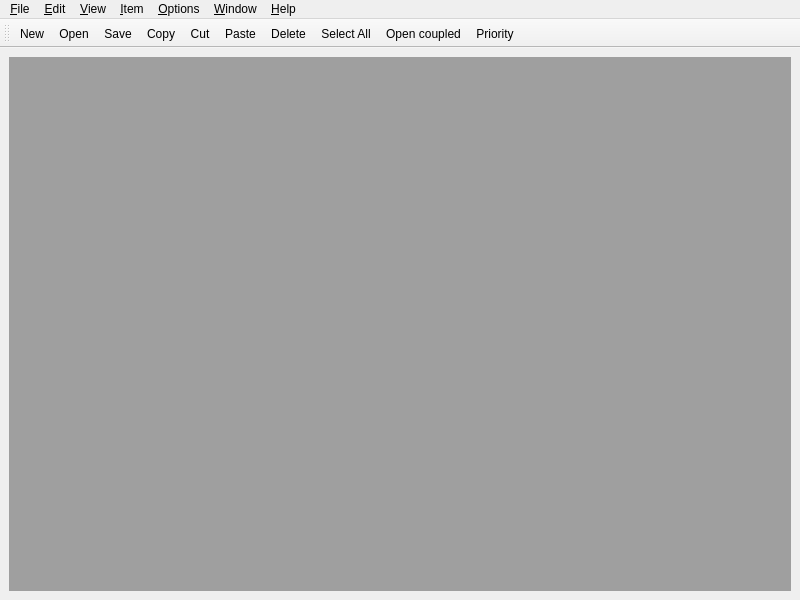
<?xml version="1.0" encoding="UTF-8"?>
<ui version="4.0">
 <class>PowerGui_class</class>
 <widget class="QMainWindow" name="PowerGui_class">
  <property name="geometry">
   <rect>
    <x>0</x>
    <y>0</y>
    <width>800</width>
    <height>600</height>
   </rect>
  </property>
  <property name="windowTitle">
   <string>PowerDEVS</string>
  </property>
  <property name="windowIcon">
   <iconset resource="../pdme.qrc">
    <normaloff>:/images/power.png</normaloff>:/images/power.png</iconset>
  </property>
  <property name="toolButtonStyle">
   <enum>Qt::ToolButtonTextBesideIcon</enum>
  </property>
  <property name="unifiedTitleAndToolBarOnMac">
   <bool>true</bool>
  </property>
  <widget class="QWidget" name="centralwidget">
   <layout class="QHBoxLayout" name="horizontalLayout">
    <item>
     <widget class="QMdiArea" name="mdiArea"/>
    </item>
   </layout>
  </widget>
  <widget class="QMenuBar" name="menubar">
   <property name="geometry">
    <rect>
     <x>0</x>
     <y>0</y>
     <width>800</width>
     <height>23</height>
    </rect>
   </property>
   <widget class="QMenu" name="menuEdit">
    <property name="title">
     <string>&amp;Edit</string>
    </property>
    <addaction name="actionCopy"/>
    <addaction name="actionCut"/>
    <addaction name="actionPaste"/>
    <addaction name="actionSelect_All"/>
    <addaction name="separator"/>
    <addaction name="actionEdit"/>
    <addaction name="actionOpen_2"/>
    <addaction name="actionPriority"/>
    <addaction name="separator"/>
    <addaction name="actionModel"/>
    <addaction name="actionAddanotation"/>
    <addaction name="separator"/>
    <addaction name="actionConverttoCoupled"/>
   </widget>
   <widget class="QMenu" name="menuHelp">
    <property name="title">
     <string>&amp;Help</string>
    </property>
    <addaction name="actionUserGuide"/>
    <addaction name="actionAbout"/>
   </widget>
   <widget class="QMenu" name="menuWindow">
    <property name="title">
     <string>&amp;Window</string>
    </property>
    <addaction name="actionClose"/>
    <addaction name="actionClose_All"/>
    <addaction name="separator"/>
    <addaction name="actionTile"/>
    <addaction name="actionCascade"/>
    <addaction name="separator"/>
    <addaction name="actionPrevious"/>
    <addaction name="actionNext"/>
   </widget>
   <widget class="QMenu" name="menuItem">
    <property name="title">
     <string>&amp;Item</string>
    </property>
    <addaction name="actionDelete"/>
    <addaction name="actionRotate"/>
   </widget>
   <widget class="QMenu" name="menuFile">
    <property name="title">
     <string>&amp;File</string>
    </property>
    <addaction name="actionNew"/>
    <addaction name="actionOpen"/>
    <addaction name="separator"/>
    <addaction name="actionSave"/>
    <addaction name="actionSave_as"/>
    <addaction name="separator"/>
    <addaction name="actionPrint"/>
   </widget>
   <widget class="QMenu" name="menuView">
    <property name="title">
     <string>&amp;View</string>
    </property>
    <addaction name="actionParameters"/>
    <addaction name="actionModel_parameters"/>
   </widget>
   <widget class="QMenu" name="menuOptions">
    <property name="title">
     <string>&amp;Options</string>
    </property>
    <addaction name="actionAdd_Remove_library"/>
    <addaction name="actionSet_path_tool"/>
    <addaction name="actionMenu_setup"/>
   </widget>
   <addaction name="menuFile"/>
   <addaction name="menuEdit"/>
   <addaction name="menuView"/>
   <addaction name="menuItem"/>
   <addaction name="menuOptions"/>
   <addaction name="menuWindow"/>
   <addaction name="menuHelp"/>
  </widget>
  <widget class="QToolBar" name="toolBar">
   <property name="windowTitle">
    <string>toolBar_8</string>
   </property>
   <property name="toolButtonStyle">
    <enum>Qt::ToolButtonIconOnly</enum>
   </property>
   <attribute name="toolBarArea">
    <enum>TopToolBarArea</enum>
   </attribute>
   <attribute name="toolBarBreak">
    <bool>false</bool>
   </attribute>
   <addaction name="actionNew"/>
   <addaction name="actionOpen"/>
   <addaction name="actionSave"/>
   <addaction name="actionCopy"/>
   <addaction name="actionCut"/>
   <addaction name="actionPaste"/>
   <addaction name="actionDelete"/>
   <addaction name="actionSelect_All"/>
   <addaction name="actionOpen_2"/>
   <addaction name="actionPriority"/>
  </widget>
  <action name="actionNew">
   <property name="icon">
    <iconset>
     <normalon>:/images/new.png</normalon>
    </iconset>
   </property>
   <property name="text">
    <string>&amp;New</string>
   </property>
   <property name="shortcut">
    <string>Ctrl+N</string>
   </property>
  </action>
  <action name="actionOpen">
   <property name="icon">
    <iconset>
     <normalon>:/images/open.png</normalon>
    </iconset>
   </property>
   <property name="text">
    <string>&amp;Open</string>
   </property>
   <property name="shortcut">
    <string>Ctrl+O</string>
   </property>
  </action>
  <action name="actionSave">
   <property name="icon">
    <iconset>
     <normalon>:/images/save.png</normalon>
    </iconset>
   </property>
   <property name="text">
    <string>&amp;Save</string>
   </property>
   <property name="shortcut">
    <string>Ctrl+S</string>
   </property>
  </action>
  <action name="actionSave_as">
   <property name="icon">
    <iconset>
     <normalon>:/images/save.png</normalon>
    </iconset>
   </property>
   <property name="text">
    <string>Save &amp;as</string>
   </property>
   <property name="shortcut">
    <string>Ctrl+Shift+S</string>
   </property>
  </action>
  <action name="actionCopy">
   <property name="icon">
    <iconset>
     <normalon>:/images/copy.png</normalon>
    </iconset>
   </property>
   <property name="text">
    <string>&amp;Copy</string>
   </property>
   <property name="shortcut">
    <string>Ctrl+C</string>
   </property>
  </action>
  <action name="actionCut">
   <property name="icon">
    <iconset>
     <normalon>:/images/cut.png</normalon>
    </iconset>
   </property>
   <property name="text">
    <string>C&amp;ut</string>
   </property>
   <property name="shortcut">
    <string>Ctrl+X</string>
   </property>
  </action>
  <action name="actionPaste">
   <property name="icon">
    <iconset>
     <normalon>:/images/paste.png</normalon>
    </iconset>
   </property>
   <property name="text">
    <string>&amp;Paste</string>
   </property>
   <property name="shortcut">
    <string>Ctrl+V</string>
   </property>
  </action>
  <action name="actionSelect_All">
   <property name="icon">
    <iconset>
     <normalon>:/images/select.png</normalon>
    </iconset>
   </property>
   <property name="text">
    <string>Select &amp;All</string>
   </property>
   <property name="shortcut">
    <string>Ctrl+A</string>
   </property>
  </action>
  <action name="actionEdit">
   <property name="text">
    <string>&amp;Edit...</string>
   </property>
  </action>
  <action name="actionOpen_2">
   <property name="icon">
    <iconset>
     <normalon>:/images/coupled.png</normalon>
    </iconset>
   </property>
   <property name="text">
    <string>&amp;Open coupled</string>
   </property>
  </action>
  <action name="actionPriority">
   <property name="icon">
    <iconset resource="../pdme.qrc">
     <normaloff>:/images/priority.png</normaloff>:/images/priority.png</iconset>
   </property>
   <property name="text">
    <string>Priority</string>
   </property>
  </action>
  <action name="actionModel">
   <property name="text">
    <string>Model</string>
   </property>
  </action>
  <action name="actionParameters">
   <property name="text">
    <string>&amp;Parameters</string>
   </property>
  </action>
  <action name="actionModel_parameters">
   <property name="text">
    <string>&amp;Model parameters</string>
   </property>
  </action>
  <action name="actionDelete">
   <property name="icon">
    <iconset resource="../pdme.qrc">
     <normaloff>:/images/delete.png</normaloff>:/images/delete.png</iconset>
   </property>
   <property name="text">
    <string>&amp;Delete</string>
   </property>
   <property name="shortcut">
    <string>Del</string>
   </property>
  </action>
  <action name="actionRotate">
   <property name="icon">
    <iconset resource="../pdme.qrc">
     <normaloff>:/images/rotate.png</normaloff>:/images/rotate.png</iconset>
   </property>
   <property name="text">
    <string>&amp;Rotate</string>
   </property>
   <property name="shortcut">
    <string>Ctrl+R</string>
   </property>
  </action>
  <action name="actionAdd_Remove_library">
   <property name="enabled">
    <bool>true</bool>
   </property>
   <property name="text">
    <string>&amp;Add/Remove library</string>
   </property>
  </action>
  <action name="actionSet_path_tool">
   <property name="enabled">
    <bool>true</bool>
   </property>
   <property name="text">
    <string>&amp;Set Path and Tools</string>
   </property>
   <property name="visible">
    <bool>true</bool>
   </property>
  </action>
  <action name="actionMenu_setup">
   <property name="enabled">
    <bool>true</bool>
   </property>
   <property name="text">
    <string>&amp;Menu setup</string>
   </property>
  </action>
  <action name="actionClose">
   <property name="text">
    <string>&amp;Close</string>
   </property>
  </action>
  <action name="actionClose_All">
   <property name="text">
    <string>Close &amp;All</string>
   </property>
  </action>
  <action name="actionTile">
   <property name="text">
    <string>&amp;Tile</string>
   </property>
  </action>
  <action name="actionCascade">
   <property name="text">
    <string>Ca&amp;scade</string>
   </property>
  </action>
  <action name="actionPrevious">
   <property name="text">
    <string>&amp;Previous</string>
   </property>
  </action>
  <action name="actionAbout">
   <property name="text">
    <string>&amp;About</string>
   </property>
  </action>
  <action name="actionNext">
   <property name="text">
    <string>&amp;Next</string>
   </property>
  </action>
  <action name="actionPrint">
   <property name="text">
    <string>Print...</string>
   </property>
   <property name="shortcut">
    <string>Ctrl+P</string>
   </property>
  </action>
  <action name="actionSet_path_and_tools">
   <property name="text">
    <string>&amp;Set path and tools</string>
   </property>
  </action>
  <action name="actionUserGuide">
   <property name="text">
    <string>User Guide</string>
   </property>
  </action>
  <action name="actionAddanotation">
   <property name="text">
    <string>Add annotation</string>
   </property>
  </action>
  <action name="actionConverttoCoupled">
   <property name="text">
    <string>Convert to Coupled</string>
   </property>
   <property name="visible">
    <bool>false</bool>
   </property>
  </action>
 </widget>
 <resources>
  <include location="../pdme.qrc"/>
 </resources>
 <connections/>
</ui>
